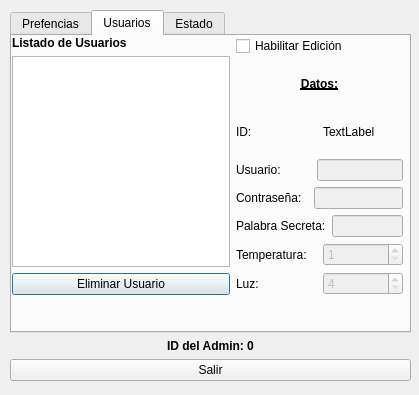
<?xml version="1.0" encoding="UTF-8"?>
<ui version="4.0">
 <class>Dialog_Admin</class>
 <widget class="QDialog" name="Dialog_Admin">
  <property name="windowModality">
   <enum>Qt::WindowModal</enum>
  </property>
  <property name="geometry">
   <rect>
    <x>0</x>
    <y>0</y>
    <width>419</width>
    <height>395</height>
   </rect>
  </property>
  <property name="windowTitle">
   <string>Administrador</string>
  </property>
  <property name="sizeGripEnabled">
   <bool>false</bool>
  </property>
  <property name="modal">
   <bool>false</bool>
  </property>
  <widget class="QWidget" name="verticalLayoutWidget">
   <property name="geometry">
    <rect>
     <x>10</x>
     <y>10</y>
     <width>401</width>
     <height>371</height>
    </rect>
   </property>
   <layout class="QVBoxLayout" name="Admin_verticalLayout">
    <item>
     <widget class="QTabWidget" name="Admin_tabWidget">
      <property name="layoutDirection">
       <enum>Qt::LeftToRight</enum>
      </property>
      <property name="autoFillBackground">
       <bool>false</bool>
      </property>
      <property name="tabShape">
       <enum>QTabWidget::Rounded</enum>
      </property>
      <property name="currentIndex">
       <number>1</number>
      </property>
      <property name="elideMode">
       <enum>Qt::ElideNone</enum>
      </property>
      <property name="movable">
       <bool>false</bool>
      </property>
      <widget class="QWidget" name="Admin_Tab_Pref">
       <attribute name="title">
        <string>Prefencias</string>
       </attribute>
       <widget class="QWidget" name="verticalLayoutWidget_2">
        <property name="geometry">
         <rect>
          <x>0</x>
          <y>0</y>
          <width>181</width>
          <height>261</height>
         </rect>
        </property>
        <layout class="QVBoxLayout" name="Admin_Pref_verticalLayout_Config">
         <item>
          <widget class="QCheckBox" name="Admin_Pref_checkBox_THL">
           <property name="text">
            <string>Habilitar Edición</string>
           </property>
          </widget>
         </item>
         <item>
          <widget class="QLabel" name="Admin_Pref_label_Config">
           <property name="font">
            <font>
             <weight>75</weight>
             <bold>true</bold>
             <underline>true</underline>
            </font>
           </property>
           <property name="layoutDirection">
            <enum>Qt::LeftToRight</enum>
           </property>
           <property name="text">
            <string>Configuración</string>
           </property>
          </widget>
         </item>
         <item>
          <widget class="QLabel" name="Admin_Pref_label_Temp">
           <property name="font">
            <font>
             <weight>50</weight>
             <bold>false</bold>
            </font>
           </property>
           <property name="text">
            <string>Temperatura:</string>
           </property>
          </widget>
         </item>
         <item>
          <widget class="QSpinBox" name="Admin_Pref_spinBox_Temp">
           <property name="enabled">
            <bool>false</bool>
           </property>
           <property name="wrapping">
            <bool>false</bool>
           </property>
           <property name="alignment">
            <set>Qt::AlignCenter</set>
           </property>
           <property name="buttonSymbols">
            <enum>QAbstractSpinBox::UpDownArrows</enum>
           </property>
           <property name="correctionMode">
            <enum>QAbstractSpinBox::CorrectToPreviousValue</enum>
           </property>
           <property name="minimum">
            <number>1</number>
           </property>
           <property name="maximum">
            <number>40</number>
           </property>
           <property name="displayIntegerBase">
            <number>10</number>
           </property>
          </widget>
         </item>
         <item>
          <widget class="QLabel" name="Admin_Pref_label_Luz">
           <property name="text">
            <string>Luz:</string>
           </property>
          </widget>
         </item>
         <item>
          <widget class="QSpinBox" name="Admin_Pref_spinBox_Luz">
           <property name="enabled">
            <bool>false</bool>
           </property>
           <property name="alignment">
            <set>Qt::AlignCenter</set>
           </property>
           <property name="minimum">
            <number>4</number>
           </property>
           <property name="maximum">
            <number>6</number>
           </property>
          </widget>
         </item>
        </layout>
       </widget>
       <widget class="QWidget" name="verticalLayoutWidget_3">
        <property name="geometry">
         <rect>
          <x>190</x>
          <y>0</y>
          <width>205</width>
          <height>261</height>
         </rect>
        </property>
        <layout class="QVBoxLayout" name="Admin_Pref_verticalLayout_Change">
         <item>
          <widget class="QCheckBox" name="Admin_Pref_checkBox_Pass">
           <property name="text">
            <string>Habilitar Edición</string>
           </property>
          </widget>
         </item>
         <item>
          <widget class="QLabel" name="Admin_Pref_label_Ingr1">
           <property name="text">
            <string>Ingrese contraseña nueva:</string>
           </property>
          </widget>
         </item>
         <item>
          <widget class="QLineEdit" name="Admin_Pref_lineEdit_Ingr1">
           <property name="enabled">
            <bool>false</bool>
           </property>
           <property name="echoMode">
            <enum>QLineEdit::Password</enum>
           </property>
          </widget>
         </item>
         <item>
          <widget class="QLabel" name="Admin_Pref_label_Ingr2">
           <property name="text">
            <string>Ingrese nuevamente la contraseña:</string>
           </property>
          </widget>
         </item>
         <item>
          <widget class="QLineEdit" name="Admin_Pref_lineEdit_Ingre2">
           <property name="enabled">
            <bool>false</bool>
           </property>
           <property name="echoMode">
            <enum>QLineEdit::Password</enum>
           </property>
          </widget>
         </item>
         <item>
          <widget class="QLabel" name="Admin_Pref_label_Word">
           <property name="text">
            <string>Contraseña Secreta:</string>
           </property>
          </widget>
         </item>
         <item>
          <widget class="QLineEdit" name="Admin_Pref_lineEdit_Word">
           <property name="enabled">
            <bool>false</bool>
           </property>
          </widget>
         </item>
        </layout>
       </widget>
      </widget>
      <widget class="QWidget" name="Admin_tab_Users">
       <attribute name="title">
        <string>Usuarios</string>
       </attribute>
       <widget class="QWidget" name="horizontalLayoutWidget">
        <property name="geometry">
         <rect>
          <x>0</x>
          <y>0</y>
          <width>391</width>
          <height>259</height>
         </rect>
        </property>
        <layout class="QHBoxLayout" name="Admin_Users_horizontalLayout">
         <item>
          <layout class="QVBoxLayout" name="Admin_Users_verticalLayout_Listado">
           <item>
            <widget class="QLabel" name="Admin_User_label_Listado">
             <property name="font">
              <font>
               <weight>75</weight>
               <bold>true</bold>
              </font>
             </property>
             <property name="text">
              <string>Listado de Usuarios</string>
             </property>
            </widget>
           </item>
           <item>
            <widget class="QListWidget" name="Admin_User_listWidget"/>
           </item>
           <item>
            <widget class="QPushButton" name="Admin_User_pushButton_Eliminar">
             <property name="text">
              <string>Eliminar Usuario</string>
             </property>
            </widget>
           </item>
          </layout>
         </item>
         <item>
          <layout class="QVBoxLayout" name="Admin_Users_verticalLayout_Muestra">
           <item>
            <widget class="QCheckBox" name="Admin_User_checkBox">
             <property name="text">
              <string>Habilitar Edición</string>
             </property>
            </widget>
           </item>
           <item>
            <widget class="QLabel" name="Admin_User_label_Datos">
             <property name="font">
              <font>
               <weight>75</weight>
               <bold>true</bold>
               <underline>true</underline>
              </font>
             </property>
             <property name="text">
              <string>Datos:</string>
             </property>
             <property name="alignment">
              <set>Qt::AlignCenter</set>
             </property>
            </widget>
           </item>
           <item>
            <layout class="QHBoxLayout" name="horizontalLayout_2">
             <item>
              <widget class="QLabel" name="label_ID_User">
               <property name="text">
                <string>ID:</string>
               </property>
              </widget>
             </item>
             <item>
              <widget class="QLabel" name="label_ID_User_Num">
               <property name="text">
                <string>TextLabel</string>
               </property>
              </widget>
             </item>
            </layout>
           </item>
           <item>
            <layout class="QHBoxLayout" name="Admin_User_horizontalLayout_Datos_User">
             <item>
              <widget class="QLabel" name="Admin_User_label_User">
               <property name="text">
                <string>Usuario:         </string>
               </property>
              </widget>
             </item>
             <item>
              <widget class="QLineEdit" name="Admin_User_lineEdit_User">
               <property name="enabled">
                <bool>false</bool>
               </property>
              </widget>
             </item>
            </layout>
           </item>
           <item>
            <layout class="QHBoxLayout" name="Admin_User_horizontalLayout_Datos_Pass">
             <item>
              <widget class="QLabel" name="Admin_User_label_Pass">
               <property name="text">
                <string>Contraseña:  </string>
               </property>
              </widget>
             </item>
             <item>
              <widget class="QLineEdit" name="Admin_User_lineEdit_Pass">
               <property name="enabled">
                <bool>false</bool>
               </property>
              </widget>
             </item>
            </layout>
           </item>
           <item>
            <layout class="QHBoxLayout" name="horizontalLayout">
             <item>
              <widget class="QLabel" name="Admin_User_label_Word">
               <property name="text">
                <string>Palabra Secreta:</string>
               </property>
              </widget>
             </item>
             <item>
              <widget class="QLineEdit" name="Admin_User_lineEdit_Word">
               <property name="enabled">
                <bool>false</bool>
               </property>
              </widget>
             </item>
            </layout>
           </item>
           <item>
            <layout class="QHBoxLayout" name="Admin_Users_horizontalLayout_Datos_Temp">
             <item>
              <widget class="QLabel" name="Admin_User_label_Temp">
               <property name="text">
                <string>Temperatura:</string>
               </property>
              </widget>
             </item>
             <item>
              <widget class="QSpinBox" name="Admin_User_spinBox_Temp">
               <property name="enabled">
                <bool>false</bool>
               </property>
               <property name="minimum">
                <number>1</number>
               </property>
               <property name="maximum">
                <number>40</number>
               </property>
              </widget>
             </item>
            </layout>
           </item>
           <item>
            <layout class="QHBoxLayout" name="Admin_User_horizontalLayout_Datos_Luz">
             <item>
              <widget class="QLabel" name="Admin_User_label_Luz">
               <property name="text">
                <string>Luz:               </string>
               </property>
              </widget>
             </item>
             <item>
              <widget class="QSpinBox" name="Admin_User_spinBox_Luz">
               <property name="enabled">
                <bool>false</bool>
               </property>
               <property name="minimum">
                <number>4</number>
               </property>
               <property name="maximum">
                <number>6</number>
               </property>
              </widget>
             </item>
            </layout>
           </item>
          </layout>
         </item>
        </layout>
       </widget>
      </widget>
      <widget class="QWidget" name="Admin_tab_Config">
       <attribute name="title">
        <string>Estado</string>
       </attribute>
       <widget class="QWidget" name="verticalLayoutWidget_6">
        <property name="geometry">
         <rect>
          <x>0</x>
          <y>10</y>
          <width>191</width>
          <height>251</height>
         </rect>
        </property>
        <layout class="QVBoxLayout" name="verticalLayout">
         <item>
          <widget class="QLabel" name="Admin_Config_label_Act">
           <property name="font">
            <font>
             <weight>75</weight>
             <bold>true</bold>
             <underline>true</underline>
            </font>
           </property>
           <property name="text">
            <string>Datos Actuales</string>
           </property>
           <property name="alignment">
            <set>Qt::AlignCenter</set>
           </property>
          </widget>
         </item>
         <item>
          <widget class="QLabel" name="Admin_Config_label_Act_Temp">
           <property name="text">
            <string>Temperatura</string>
           </property>
           <property name="alignment">
            <set>Qt::AlignCenter</set>
           </property>
          </widget>
         </item>
         <item>
          <widget class="QLCDNumber" name="Admin_Config_lcdNumber_Temp">
           <property name="smallDecimalPoint">
            <bool>true</bool>
           </property>
          </widget>
         </item>
         <item>
          <widget class="QLabel" name="Admin_Config_label_Act_Luz">
           <property name="text">
            <string>Luz</string>
           </property>
           <property name="alignment">
            <set>Qt::AlignCenter</set>
           </property>
          </widget>
         </item>
         <item>
          <widget class="QLCDNumber" name="Admin_Config_lcdNumber_Luz"/>
         </item>
        </layout>
       </widget>
       <widget class="QWidget" name="verticalLayoutWidget_7">
        <property name="geometry">
         <rect>
          <x>210</x>
          <y>10</y>
          <width>171</width>
          <height>257</height>
         </rect>
        </property>
        <layout class="QVBoxLayout" name="verticalLayout_2">
         <item>
          <widget class="QLabel" name="Admin_Config_label_Puerto">
           <property name="text">
            <string>Conexión al dispositivo</string>
           </property>
          </widget>
         </item>
         <item>
          <widget class="QLabel" name="Admin_Config_label_PuertosDisp">
           <property name="text">
            <string>Puertos Disponibles:</string>
           </property>
          </widget>
         </item>
         <item>
          <widget class="QComboBox" name="Admin_Config_comboBox_PuertosDisp"/>
         </item>
         <item>
          <widget class="QPushButton" name="Admin_Config_pushButton_Serie">
           <property name="text">
            <string>Conectar</string>
           </property>
          </widget>
         </item>
         <item>
          <widget class="QLabel" name="label_serie">
           <property name="font">
            <font>
             <weight>75</weight>
             <bold>true</bold>
            </font>
           </property>
           <property name="text">
            <string>Estado &gt;&gt;</string>
           </property>
          </widget>
         </item>
         <item>
          <widget class="QPlainTextEdit" name="Admin_Config_plainTextEdit_Serie"/>
         </item>
        </layout>
       </widget>
      </widget>
     </widget>
    </item>
    <item>
     <widget class="QLabel" name="label_ID_Admin">
      <property name="font">
       <font>
        <weight>75</weight>
        <bold>true</bold>
        <strikeout>false</strikeout>
       </font>
      </property>
      <property name="text">
       <string>ID del Admin: 0</string>
      </property>
      <property name="alignment">
       <set>Qt::AlignCenter</set>
      </property>
     </widget>
    </item>
    <item>
     <widget class="QPushButton" name="Admin_pushButton_Exit">
      <property name="text">
       <string>Salir</string>
      </property>
      <property name="checkable">
       <bool>false</bool>
      </property>
      <property name="autoRepeat">
       <bool>false</bool>
      </property>
      <property name="default">
       <bool>false</bool>
      </property>
      <property name="flat">
       <bool>false</bool>
      </property>
     </widget>
    </item>
   </layout>
   <zorder>Admin_pushButton_Exit</zorder>
   <zorder>Admin_tabWidget</zorder>
   <zorder>label_ID_Admin</zorder>
  </widget>
 </widget>
 <resources/>
 <connections/>
</ui>
